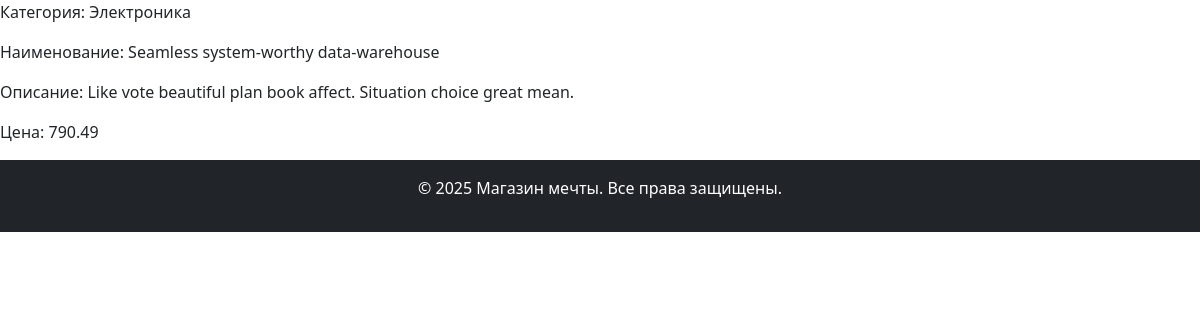
Screenshot of /product/39 with the database file from the repository.
### shop_store/models.py (models this page shows, shortened)
class Product(models.Model):
    name = models.CharField( max_length=100,validators=[MinLengthValidator(5)])
    description = models.TextField()
    price = models.DecimalField(max_digits=10, decimal_places=2,validators=[MinValueValidator(10),MaxValueValidator(10000)])
    created_at = models.DateTimeField(auto_now_add=True)
    category = models.ForeignKey('Category', on_delete=models.CASCADE,related_name='category')

class Category(models.Model):
    name = models.CharField(max_length=50,validators=[MinLengthValidator(5)])
    description = models.TextField()

### shop_store/views.py (the view)
# urls.py: path('product/<int:pk>', ProductDetailView.as_view(),name='product'),
class ProductDetailView(DetailView):
    model = Product
    template_name = 'product.html'
    context_object_name = 'prod'

### shop_store/templates/product.html
<html lang="en">
<head>
        {% include 'head.html' %}
</head>
<main>
    {% block content %}
    <p>Категория: {{prod.category.name}}</p>
    <p>Наименование: {{prod.name}}</p>
    <p>Описание: {{prod.description}}</p>
    <p>Цена: {{prod.price}}</p>
    {% endblock %}
</main>
 <footer class="bg-dark text-white text-center py-3">
        {% include 'footer.html' %}
 </footer>
</html>

### rows the page displays
Product: category.name "Электроника", name "Seamless system-worthy data-warehouse", description "Like vote beautiful plan book affect. Situation choice great mean.", price "790.49"
